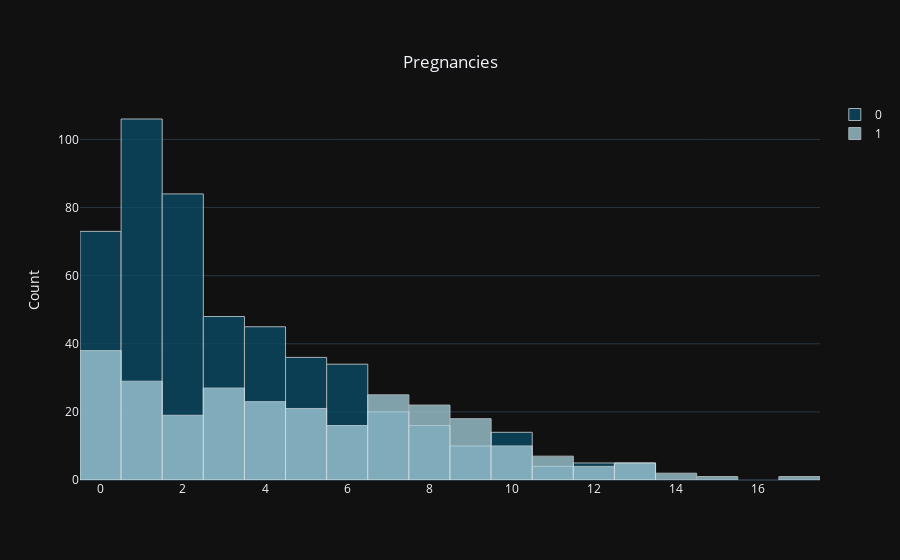
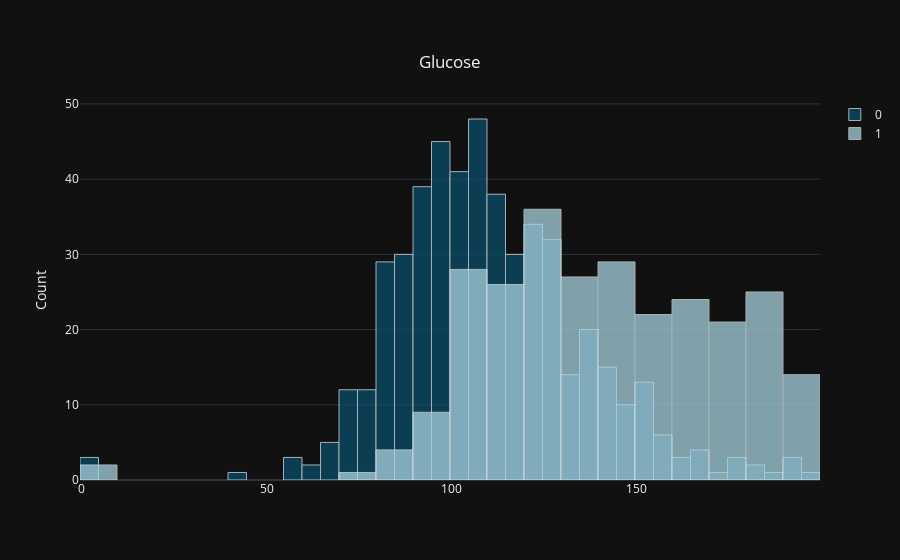
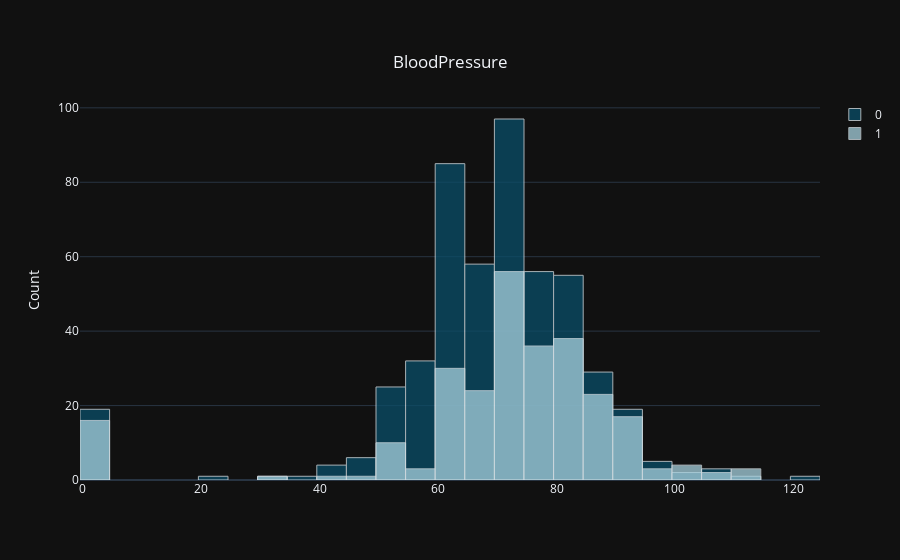

Notebook cell for these charts, in order:
### Code cell
for i in num_cols:
    num_features(data, i, "Outcome")

### Figure 1 — Plotly figure (JSON) as saved in the notebook; plotly's stock layout.template omitted (floating-point values rounded to 4 significant figures; data arrays with more than 128 entries replaced by an {"elided": "..."} marker saying what was removed)
{"data": [{"marker": {"color": "#0A4D68", "line": {"color": "#DBE6EC", "width": 1}}, "name": "0", "opacity": 0.75, "type": "histogram", "x": {"elided": "500 int values"}}, {"marker": {"color": "#A6D0DD", "line": {"color": "#DBE6EC", "width": 1}}, "name": "1", "opacity": 0.75, "type": "histogram", "x": {"elided": "268 int values"}}], "layout": {"barmode": "overlay", "title": {"text": "Pregnancies", "x": 0.5, "xanchor": "center", "y": 0.9, "yanchor": "top"}, "yaxis": {"title": {"text": "Count"}}}}

### Figure 2 — Plotly figure (JSON) as saved in the notebook; plotly's stock layout.template omitted (floating-point values rounded to 4 significant figures; data arrays with more than 128 entries replaced by an {"elided": "..."} marker saying what was removed)
{"data": [{"marker": {"color": "#0A4D68", "line": {"color": "#DBE6EC", "width": 1}}, "name": "0", "opacity": 0.75, "type": "histogram", "x": {"elided": "500 int values"}}, {"marker": {"color": "#A6D0DD", "line": {"color": "#DBE6EC", "width": 1}}, "name": "1", "opacity": 0.75, "type": "histogram", "x": {"elided": "268 int values"}}], "layout": {"barmode": "overlay", "title": {"text": "Glucose", "x": 0.5, "xanchor": "center", "y": 0.9, "yanchor": "top"}, "yaxis": {"title": {"text": "Count"}}}}

### Figure 3 — Plotly figure (JSON) as saved in the notebook; plotly's stock layout.template omitted (floating-point values rounded to 4 significant figures; data arrays with more than 128 entries replaced by an {"elided": "..."} marker saying what was removed)
{"data": [{"marker": {"color": "#0A4D68", "line": {"color": "#DBE6EC", "width": 1}}, "name": "0", "opacity": 0.75, "type": "histogram", "x": {"elided": "500 int values"}}, {"marker": {"color": "#A6D0DD", "line": {"color": "#DBE6EC", "width": 1}}, "name": "1", "opacity": 0.75, "type": "histogram", "x": {"elided": "268 int values"}}], "layout": {"barmode": "overlay", "title": {"text": "BloodPressure", "x": 0.5, "xanchor": "center", "y": 0.9, "yanchor": "top"}, "yaxis": {"title": {"text": "Count"}}}}
